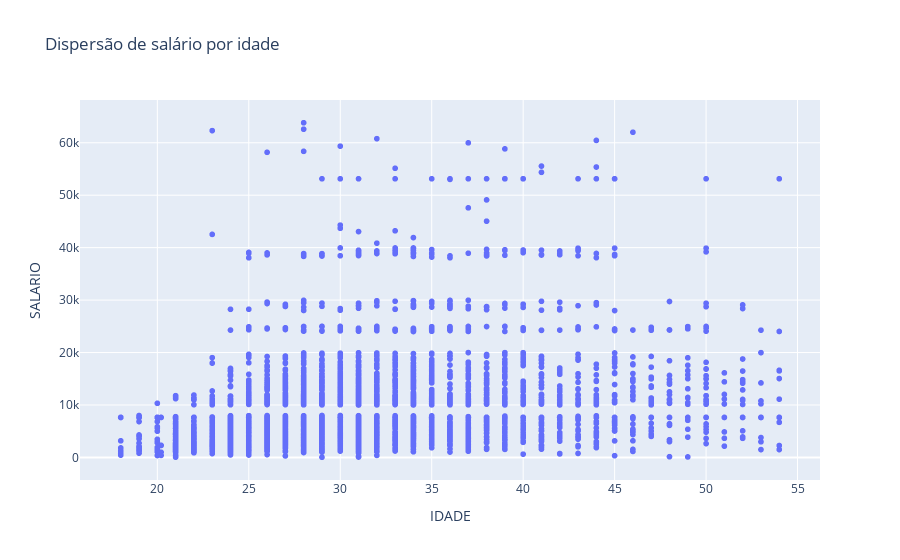

The cell this chart's notebook holds for it:
### Markdown cell above
### Dispersão - Salário Por Idade

### Code cell
fig = px.scatter(dados, x='IDADE', y='SALARIO', title='Dispersão de salário por idade')
fig.show()

### Figure 1 — Plotly figure (JSON) as saved in the notebook; plotly's stock layout.template omitted (floating-point values rounded to 4 significant figures; data arrays with more than 128 entries replaced by an {"elided": "..."} marker saying what was removed)
{"data": [{"hovertemplate": "IDADE=%{x}<br>SALARIO=%{y}<extra></extra>", "legendgroup": "", "marker": {"color": "#636efa", "symbol": "circle"}, "mode": "markers", "name": "", "showlegend": false, "type": "scattergl", "x": {"elided": "4273 float values"}, "xaxis": "x", "y": {"elided": "4273 float values"}, "yaxis": "y"}], "layout": {"legend": {"tracegroupgap": 0}, "title": {"text": "Dispersão de salário por idade"}, "xaxis": {"anchor": "y", "domain": [0, 1], "title": {"text": "IDADE"}}, "yaxis": {"anchor": "x", "domain": [0, 1], "title": {"text": "SALARIO"}}}}
